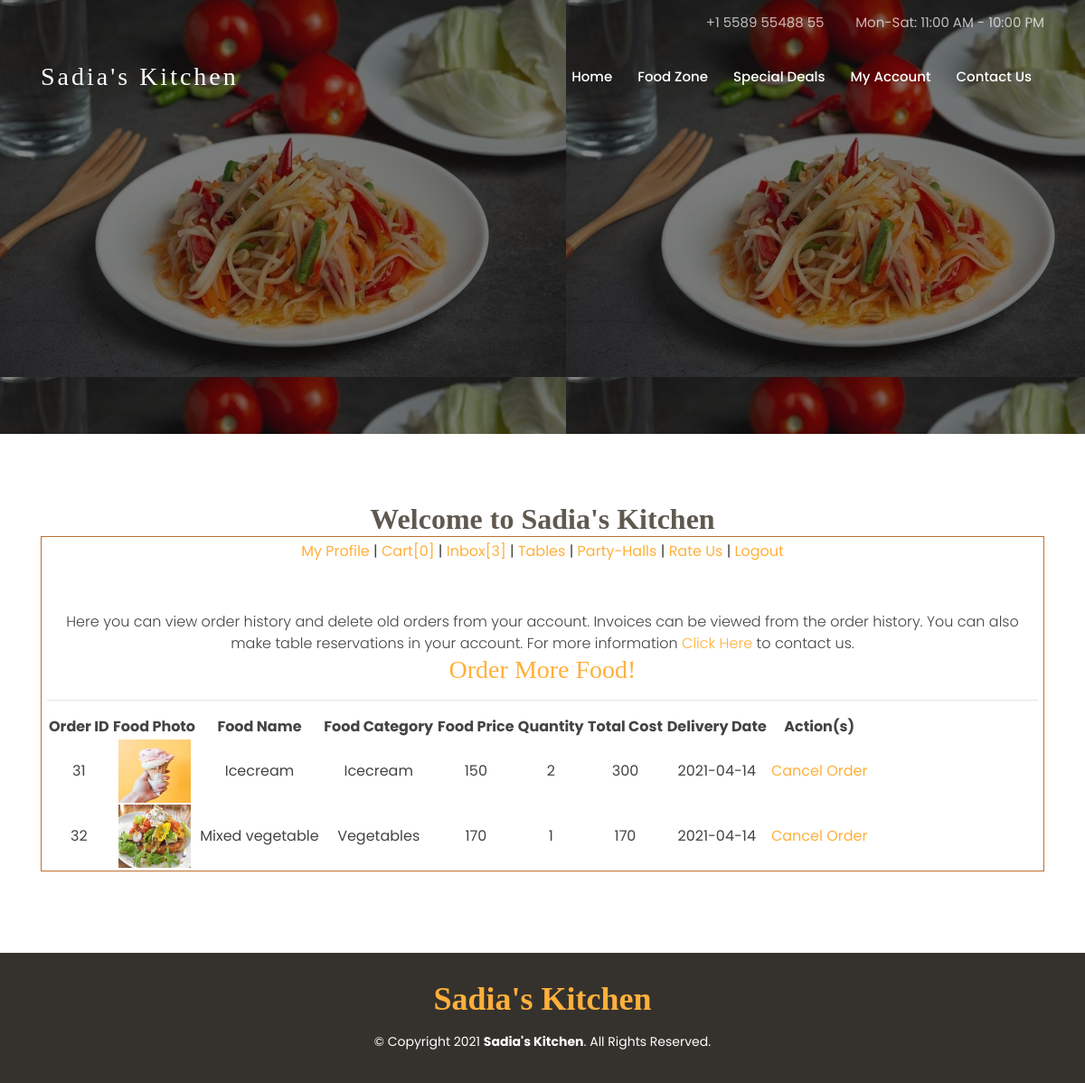
Screenshot of /member-index.php (signed in) with the database file from the repository.
### tables this page shows
CREATE TABLE `orders_details` (
  `order_id` int(10) NOT NULL,
  `member_id` int(10) NOT NULL,
  `billing_id` int(10) NOT NULL,
  `cart_id` int(15) NOT NULL,
  `delivery_date` date NOT NULL,
  `StaffID` int(15) NOT NULL,
  `flag` int(1) NOT NULL,
  `time_stamp` time NOT NULL
);

CREATE TABLE `cart_details` (
  `cart_id` int(15) NOT NULL,
  `member_id` int(15) NOT NULL,
  `lt` varchar(10) NOT NULL DEFAULT 'food',
  `food_id` int(15) NOT NULL,
  `quantity_id` int(15) NOT NULL,
  `total` float NOT NULL,
  `flag` int(1) NOT NULL
);

CREATE TABLE `food_details` (
  `food_id` int(15) NOT NULL,
  `food_name` varchar(45) NOT NULL,
  `food_description` text NOT NULL,
  `food_price` float NOT NULL,
  `food_photo` text NOT NULL,
  `food_category` int(15) NOT NULL
);

CREATE TABLE `categories` (
  `category_id` int(15) NOT NULL,
  `category_name` varchar(45) NOT NULL
);

CREATE TABLE `quantities` (
  `quantity_id` int(5) NOT NULL,
  `quantity_value` int(5) NOT NULL
);

### member-index.php (the view, shortened to what this page needs)
<?php
	$conn = mysqli_connect(DB_HOST, DB_USER, DB_PASSWORD,DB_DATABASE);
$memberId=$_SESSION['SESS_MEMBER_ID'];
$result=mysqli_query($conn,"SELECT * FROM orders_details o inner join cart_details c on c.cart_id = o.cart_id inner join quantities q on q.quantity_id = c.quantity_id WHERE o.member_id='$memberId' ")
or die("There are no records to display ... \n" . mysqli_error());
?>
<?php
    $flag_0 = 0;
    $items=mysqli_query($conn,"SELECT * FROM cart_details WHERE member_id='$memberId' AND flag='$flag_0'")
    or die("Something is wrong ... \n" . mysqli_error());
    $num_items = mysqli_num_rows($items);
?>
<?php
    $messages=mysqli_query($conn,"SELECT * FROM messages")
    or die("Something is wrong ... \n" . mysqli_error());
    $num_messages = mysqli_num_rows($messages);
?>
<?php
    $flag_1 = 1;
    $currencies=mysqli_query($conn,"SELECT * FROM currencies WHERE flag='$flag_1'")
    or die("A problem has occured ... \n" . "Our team is working on it at the moment ... \n" . "Please check back after few hours.");
?>
<!DOCTYPE html>
<html lang="en">
<?php include 'header.php'; ?>
<body>
  <section id="topbar" class="d-none d-lg-flex align-items-center fixed-top topbar-transparent">
    <div class="container text-right">
      <i class="icofont-phone"></i> +1 5589 55488 55
      <i class="icofont-clock-time icofont-rotate-180"></i> Mon-Sat: 11:00 AM - 10:00 PM
    </div>
  </section>
  <header id="header" class="fixed-top d-flex align-items-center header-transparent">
    <div class="container d-flex align-items-center">
      <div class="logo mr-auto">
        <h1 class="text-light"><a href="index.php"><span>Sadia's Kitchen</span></a></h1>
      </div>
      <nav class="nav-menu d-none d-lg-block">
        <ul>
          <li><a href="index.php">Home</a></li>
  <li><a href="foodzone.php">Food Zone</a></li>
  <li><a href="specialdeals.php">Special Deals</a></li>
  <li><a href="member-index.php">My Account</a></li>
  <li><a href="contactus.php">Contact Us</a></li>
        </ul>
      </nav>
    </div>
  </header>
  <section id="hero" style="height: 60vh">
    <div class="hero-container">
      <div id="heroCarousel" class="carousel slide carousel-fade" data-ride="carousel">
        <div class="carousel-inner" role="listbox">
          <div class="carousel-item active" style="background: url(assets/img/slide/slide-1.jpg);">
            <div class="carousel-container">
            </div>
          </div>
        </div>
      </div>
    </div>
  </section>
<main id="main">
    <section id="why-us" class="why-us">
      <div class="container">
        <div class="section-title">
<h2>Welcome to Sadia's Kitchen</h2>
  <div style="border:#bd6f2f solid 1px;padding:4px 6px 2px 6px">
<a href="member-profile.php">My Profile</a> | <a href="cart.php">Cart[<?php echo $num_items;?>]</a> |  <a href="inbox.php">Inbox[<?php echo $num_messages;?>]</a> | <a href="tables.php">Tables</a> | <a href="partyhalls.php">Party-Halls</a> | <a href="ratings.php">Rate Us</a> | <a href="logout.php">Logout</a>
<p>&nbsp;</p>
<p>Here you can view order history and delete old orders from your account. Invoices can be viewed from the order history. You can also make table reservations in your account. For more information <a href="contactus.php">Click Here</a> to contact us.
<h3><a href="foodzone.php">Order More Food!</a></h3>
<hr>
<table border="0" width="910" style="text-align:center;">
<tr>
<th>Order ID</th>
<th>Food Photo</th>
<th>Food Name</th>
<th>Food Category</th>
<th>Food Price</th>
<th>Quantity</th>
<th>Total Cost</th>
<th>Delivery Date</th>
<th>Action(s)</th>
</tr>
<?php
$symbol=mysqli_fetch_assoc($currencies);
while ($row=mysqli_fetch_array($result)){
  $lt = $row['lt'];
  if($lt =='food'){
    $qry = "SELECT * FROM food_details f inner join categories c on c.category_id = f.food_category where food_id = {$row['food_id']}";
  }else{
    $qry = "SELECT * FROM specials where special_id = {$row['food_id']}";
  }
  $res = mysqli_fetch_array(mysqli_query($conn,$qry));
echo "<tr>";
echo "<td>" . $row['order_id']."</td>";
echo '<td><a href=images/'. $res[$lt.'_photo']. ' alt="click to view full image" target="_blank"><img src=images/'. $res[$lt.'_photo']. ' width="80" height="70"></a></td>';
echo "<td>" . $res[$lt.'_name']."</td>";
echo "<td>" . ($lt == 'food'? $res['category_name'] : 'Special Deals')."</td>";
echo "<td>" . $symbol['currency_symbol']. "" . $res[$lt.'_price']."</td>";
echo "<td>" . $row['quantity_value']."</td>";
echo "<td>" . $symbol['currency_symbol']. "" . $row['total']."</td>";
echo "<td>" . $row['delivery_date']."</td>";
echo '<td><a href="delete-order.php?id=' . $row['order_id'] . '">Cancel Order</a></td>';
echo "</tr>";
}
?>
</table>
</div>
          </div>
        </div>
    </section>
  </main>
 <?php include 'footer.php' ?>
</body>
</html>

### assets/css/style.css (style rules this page uses)
body { font-family: "Poppins", sans-serif; color: #444444; }
a { color: #ffb03b; }
h1, h2, h3, h4, h5, h6 { font-family: auto; }
#topbar { padding: 0; font-size: 15px; height: 50px; transition: all 0.5s; background: rgba(26, 24, 22, 0.8); color: rgba(255, 255, 255, 0.7); }
#topbar.topbar-transparent { background: transparent; }
#topbar i { color: #ffb03b; }
#topbar i + i { margin-left: 15px; }
#header { top: 50px; height: 70px; z-index: 997; transition: all 0.5s; padding: 10px 0; background: rgba(26, 24, 22, 0.85); }
#header.header-transparent { background: transparent; }
#header .logo h1 { font-size: 28px; margin: 0; line-height: 1; font-weight: 400; letter-spacing: 3px; }
#header .logo h1 a, #header .logo h1 a:hover { color: #fff; text-decoration: none; }
.nav-menu, .nav-menu * { margin: 0; padding: 0; list-style: none; }
.nav-menu > ul > li { position: relative; white-space: nowrap; float: left; }
.nav-menu a { display: block; position: relative; color: white; padding: 9px 14px; transition: 0.3s; font-size: 15px; font-weight: 500; font-family: "Poppins", sans-serif; }
.mobile-nav { position: fixed; top: 55px; right: 15px; bottom: 15px; left: 15px; z-index: 9999; overflow-y: auto; background: #fff; transition: ease-in-out 0.2s; opacity: 0; visibility: hidden; border-radius: 10px; padding: 10px 0; }
.mobile-nav * { margin: 0; padding: 0; list-style: none; }
.mobile-nav a { display: block; position: relative; color: #433f39; padding: 10px 20px; font-weight: 500; outline: none; }
#hero { width: 100%; height: 60vh; background-color: rgba(39, 37, 34, 0.8); overflow: hidden; padding: 0; }
#hero .carousel-item { width: 100%; height: 100vh; background-size: cover; background-position: center; background-repeat: no-repeat; }
#hero .carousel-item::before { content: ''; background-color: rgba(12, 11, 10, 0.5); position: absolute; top: 0; right: 0; left: 0; bottom: 0; }
#hero .carousel-container { display: flex; justify-content: center; align-items: center; position: absolute; bottom: 0; top: 0; left: 0; right: 0; }
#hero .carousel-inner .carousel-item { transition-property: opacity; background-position: center top; }
#hero .carousel-inner .carousel-item, #hero .carousel-inner .active.carousel-item-left, #hero .carousel-inner .active.carousel-item-right { opacity: 0; }
#hero .carousel-inner .active, #hero .carousel-inner .carousel-item-next.carousel-item-left, #hero .carousel-inner .carousel-item-prev.carousel-item-right { opacity: 1; transition: 0.5s; }
section { padding: 60px 0; }
.section-title { text-align: center; padding-bottom: 30px; }
.section-title h2 { margin: 15px 0 0 0; font-size: 32px; font-weight: 700; color: #5f5950; }
.section-title p { margin: 15px auto 0 auto; font-weight: 300; }
@media (min-width: 1024px) { .section-title p { width: 100%; } }

### rows the page displays
orders_details: order_id "31", cart.food_photo (picture), cart.food_name "Icecream", categories.category_name "Icecream", cart.food_price "150", quantities.quantity_value "2", cart.total "300", delivery_date "2021-04-14"
orders_details: order_id "32", cart.food_photo (picture), cart.food_name "Mixed vegetable", categories.category_name "Vegetables", cart.food_price "170", quantities.quantity_value "1", cart.total "170", delivery_date "2021-04-14"

### other values shown
$num_items "0"
$num_messages "3"
